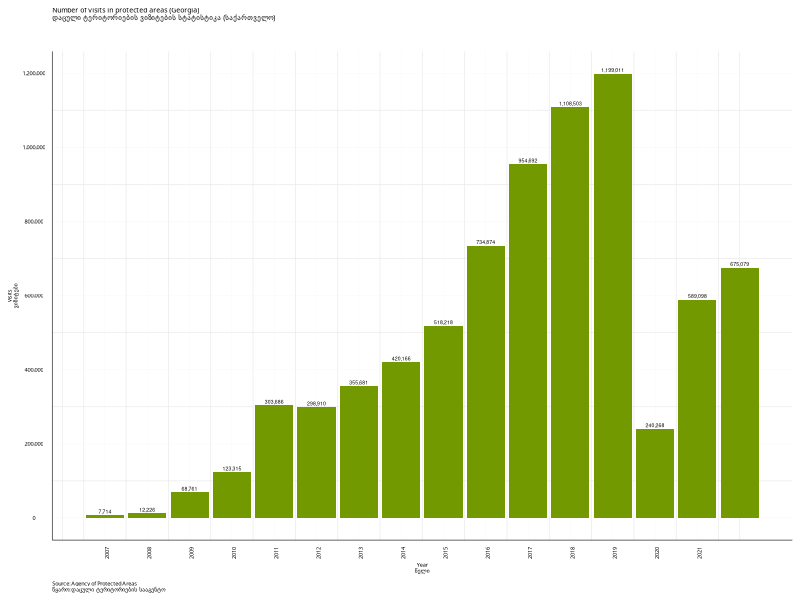

Here is the R script that generated this plot: (Note: this script raises an error after producing the figure.)
rm(list=ls())    # clear the workspace

#=== Temur Gugushvii === 
# Author https://temurgugushvili.ge/
# Data source https://apa.gov.ge/ge/statistika/vizitorta-statistika

#libraries

library(ggplot2)
library(tidyverse)

# import data

tg_pa_visitors <- readr::read_csv("data/article_figure1_data.csv",
                                   col_types = cols(year = "n",
                                                    visits = "n",
                                                    pa = "c"))

#Prepare data for visualization (filter data)

tg_pa_visitors <- tg_pa_visitors %>% 
                  dplyr::filter(pa == "pa_total")


#Build the visualization 

article_figure1 <- ggplot2::ggplot(tg_pa_visitors, aes(year, visits)) +
                          geom_col(fill = "#739900") +
                          geom_text(label = scales::comma(tg_pa_visitors$visits), size = 1.3, vjust = -0.4, nudge_y = 0.5)+
                          theme_minimal(base_family="Sylfaen")+
                          theme(axis.title.x = element_text(colour="black", size=4, hjust=0.5),
                                axis.title.y = element_text(colour="black", size=4, hjust=0.5),
                                axis.text.x=element_text(angle = 90, hjust=0.5, size=4, colour="black"),
                                axis.text.y=element_text(angle = 0, hjust=0.5, size=4, colour="black"),
                                plot.caption = element_text(size=4, colour="black", hjust=0),
                                plot.title=element_text(colour="black", size=5),
                                panel.grid.major = element_line(size = 0.05),
                                axis.line = element_line(size = 0.2, colour = "black"))+
                          labs(title = "Number of visits in protected areas (Georgia)\nდაცული ტერიტორიების ვიზიტების სტატისტიკა (საქართველო)",
                               subtitle ="",
                               caption = "Source: Agency of Protected Areas \nწყარო: დაცული ტერიტორიების სააგენტო",
                               x = "Year\nწელი",
                               y = "Visits\nვიზიტები")+
                          scale_y_continuous(breaks=seq(0, 120000000, 200000), labels = scales::comma)+
                          scale_x_continuous(breaks=seq(2007, 2021, 1))

#Save the ggplot
ggsave("visualization/article_figure1.JPG", 
       plot = article_figure1,
       units = "mm",
       width = 100,
       dpi = 300,
       height = 75) 
                 

